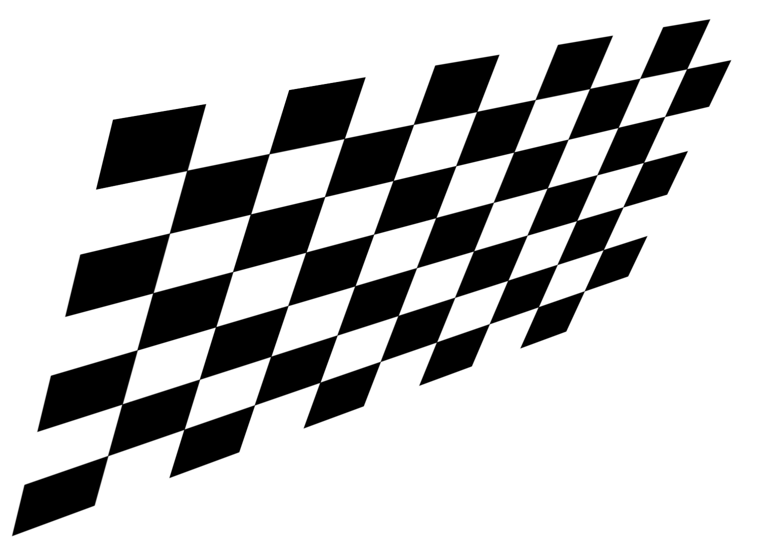
#> input picture images/skewed_chessboard.png, 767 x 548 px
$ jupyter execute 'Harris Corner Detection - solution.ipynb'   (shell and % lines are left out)
#> lines starting #> are read from the running program, lines starting #| are printed output that depends on the picture; after the words box and inside, x2 and y2 are one past the last pixel; in counts of white or black regions, pixels touching at a corner belong together
# Harris Corner Detection, Chessboard

### Import resources and display image

[cell 1]
import matplotlib.pyplot as plt
import numpy as np
import cv2


# Read in the image
image = cv2.imread('images/skewed_chessboard.png')
#> image is the input picture: shape (548, 767, 3); min 0, max 255, mean 192.2

# Make a copy of the image
image_copy = np.copy(image)

# Change color to RGB (from BGR)
image_copy = cv2.cvtColor(image_copy, cv2.COLOR_BGR2RGB)

plt.imshow(image_copy)

### Detect corners

[cell 2]
# Convert to grayscale
gray = cv2.cvtColor(image_copy, cv2.COLOR_RGB2GRAY)
gray = np.float32(gray)

# Detect corners
dst = cv2.cornerHarris(gray, 2, 3, 0.04)
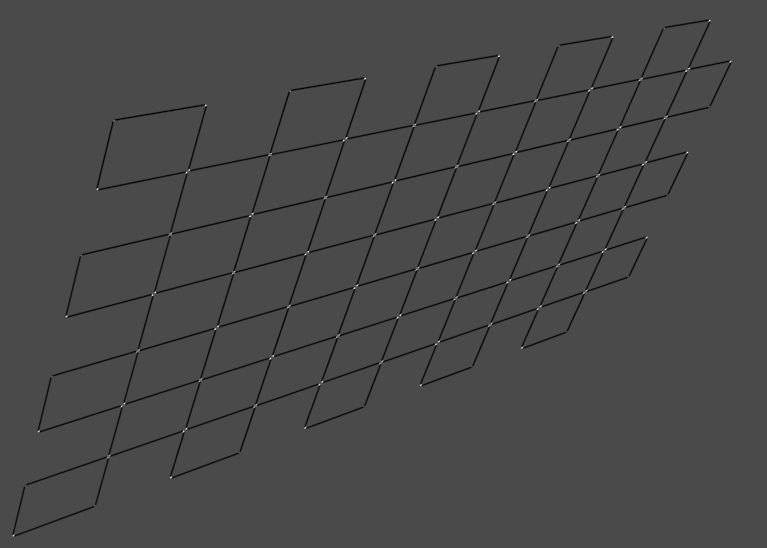
#> dst: shape (548, 767) float32; min -111944672, max 272087680, mean -2472217.8; drawn with min black and max white

# Dilate corner image to enhance corner points
dst = cv2.dilate(dst,None)
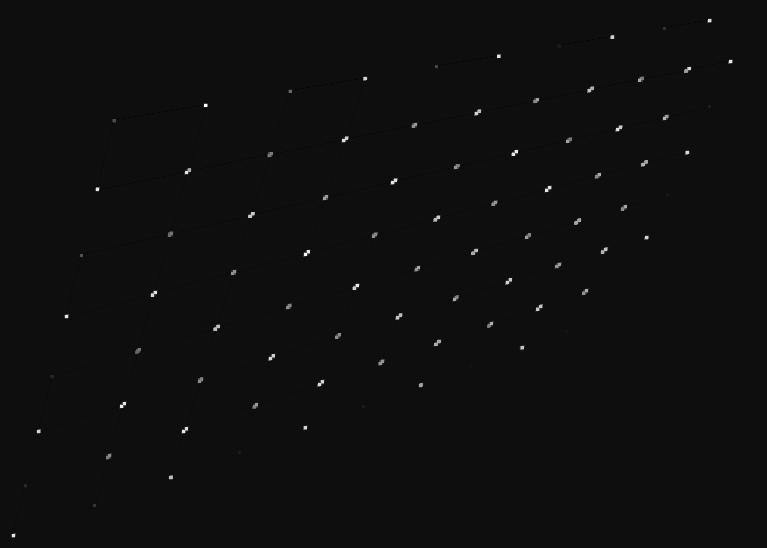
#> dst: shape (548, 767) float32; min -16404027, max 272087680, mean 631097.6; drawn with min black and max white

plt.imshow(dst, cmap='gray')

### Extract and display strong corners

[cell 3]
# Define a threshold for extracting strong corners
# This value may vary depending on the image
thresh = 0.1*dst.max()
#> thresh = 27208768

# Create an image copy to draw corners on
corner_image = np.copy(image_copy)

# Iterate through all the corners and draw them on the image (if they pass the threshold)
for j in range(0, dst.shape[0]):
    for i in range(0, dst.shape[1]):
        if(dst[j,i] > thresh):
            # image, center pt, radius, color, thickness
            cv2.circle( corner_image, (i, j), 2, (0,255,0), 1)
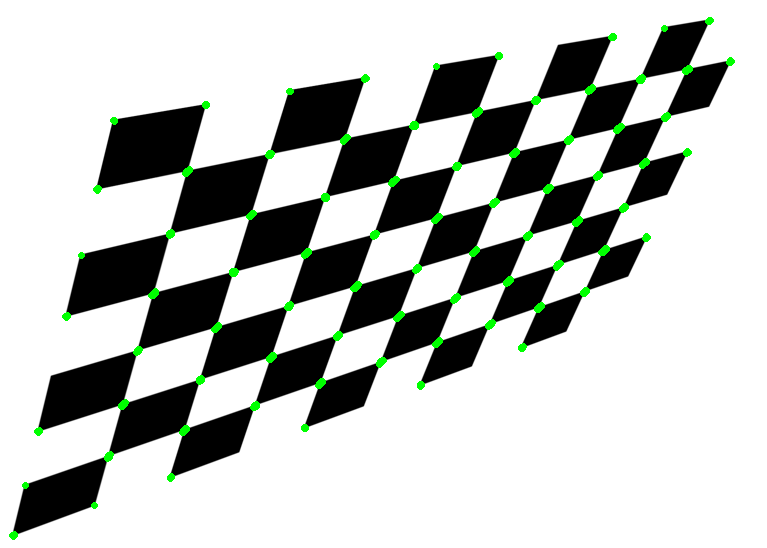
#> corner_image: shape (548, 767, 3); 1.29% of pixels changed, all inside (x1, y1, x2, y2) = (9, 17, 735, 540)

plt.imshow(corner_image)

$ run again, with images/soccer_ball.png copied over images/skewed_chessboard.png
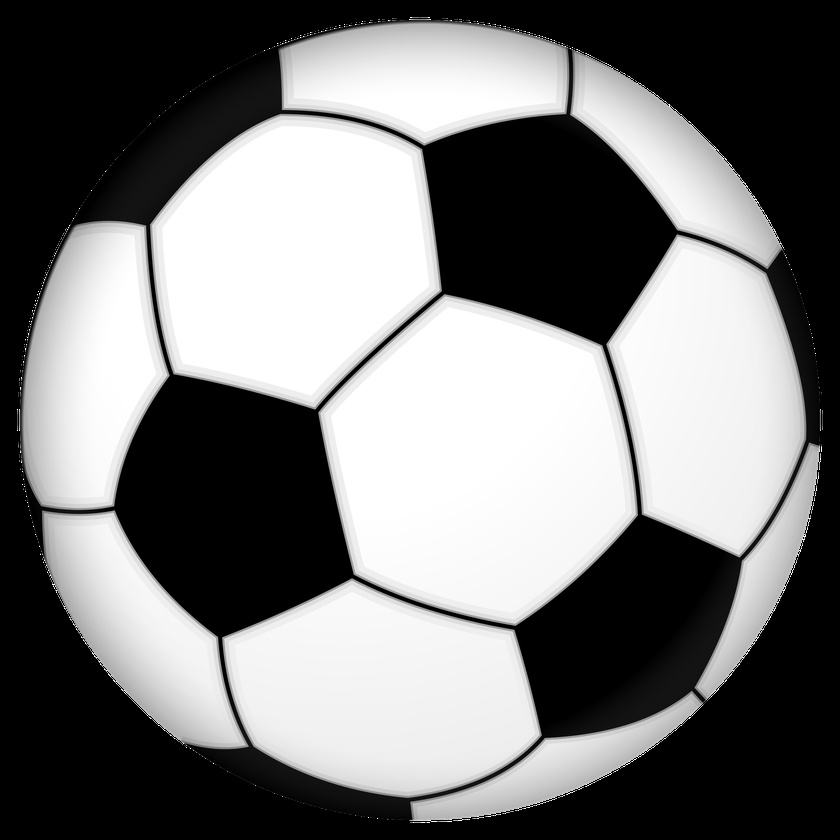
#> input picture images/soccer_ball.png, 840 x 840 px, shrunk from 2000 x 2000 before the run
#> image is the input picture: shape (840, 840, 3); min 0, max 255, mean 119.3
#> `dst = cv2.dilate(dst,None)`:
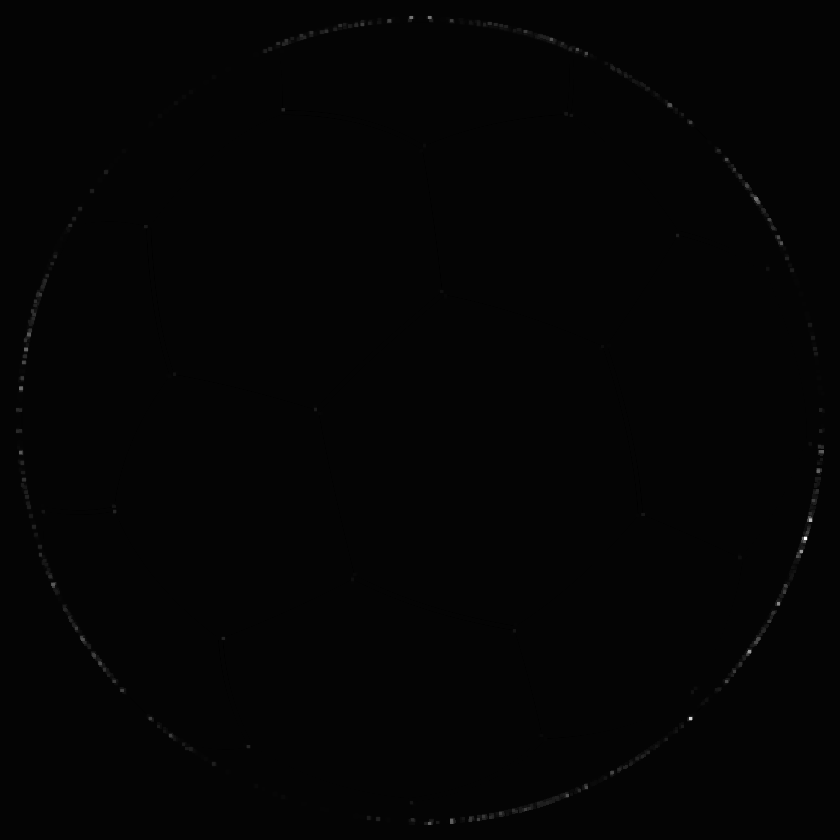
#> dst: shape (840, 840) float32; min -4670892.5, max 236361344, mean 241180.4; drawn with min black and max white
#> thresh = 23636134.4
#> after the loop `for j in range(0, dst.shape[0]):`:
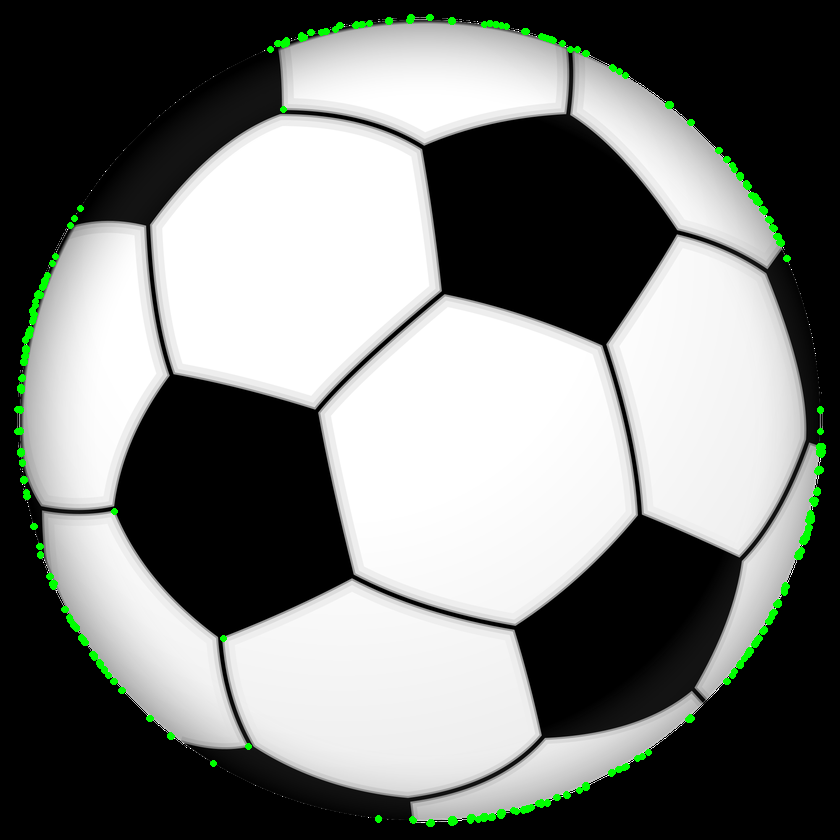
#> corner_image: shape (840, 840, 3); 1.04% of pixels changed, all inside (x1, y1, x2, y2) = (14, 14, 826, 827)
